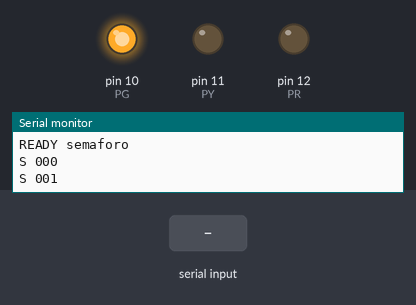
A sketch run on a simulated Arduino Uno, built with avr-gcc and run on an emulated ATmega328P. Parts: output pins drawn as LEDs (lit = HIGH), the last lines printed to the serial monitor. The inputs (shaded band) are chosen by the test bench.

Above: at 1.2 s.
1.3 s: "L,45\n" received over Serial
At 2.1 s:
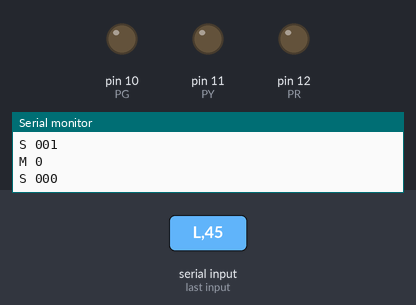
2.8 s: "ID?\n" received over Serial
4.3 s: "1\n" received over Serial
Timing chart, 0 to 7.3 s (numbered marks = the images above; inputs shaded):
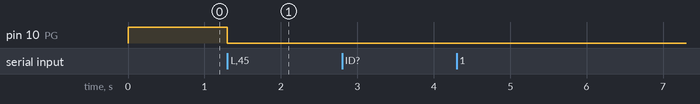

Measured:
- after the input at 1.3 s, pin 10 (PG): HIGH → LOW at once

The sketch:

semaforo.ino
```cpp
// UNO Lab — progetto "semaforo": 3 LED (rosso, giallo, verde).
// Collegamenti: ogni LED con il piedino lungo verso il pin, il corto verso GND, con resistenza 220 ohm.
//   rosso -> pin 12   giallo -> pin 11   verde -> pin 10
// Comandi: ID?  |  M0 manuale, M1 automatico, M2 giallo lampeggiante  |  L<r><y><g> es. L100  |  ?
// Invio: "S <r><y><g>" a ogni cambio
#include <Arduino.h>

const char* ID = "semaforo";
const int PR = 12, PY = 11, PG = 10;

int modo = 1, fase = 0;
bool r, y, g;
unsigned long t0 = 0;
char buf[24];
byte len = 0;

void luci(bool rr, bool yy, bool gg) {
  if (rr == r && yy == y && gg == g) return;
  r = rr; y = yy; g = gg;
  digitalWrite(PR, r); digitalWrite(PY, y); digitalWrite(PG, g);
  Serial.print("S "); Serial.print(r); Serial.print(y); Serial.println(g);
}

void comando(char* c) {
  if (strcmp(c, "ID?") == 0) { Serial.print("ID "); Serial.println(ID); return; }
  if (c[0] == '?') { Serial.print("S "); Serial.print(r); Serial.print(y); Serial.println(g); Serial.print("M "); Serial.println(modo); return; }
  if (c[0] == 'M') {
    int m = c[1] - '0';
    if (m < 0 || m > 2) { Serial.println("ERR range"); return; }
    modo = m; fase = 0; t0 = 0;
    Serial.print("M "); Serial.println(modo);
    return;
  }
  if (c[0] == 'L' && strlen(c) >= 4) {
    modo = 0;
    Serial.println("M 0");
    luci(c[1] == '1', c[2] == '1', c[3] == '1');
    return;
  }
  if (c[0]) Serial.println("ERR cmd");
}

void setup() {
  pinMode(PR, OUTPUT); pinMode(PY, OUTPUT); pinMode(PG, OUTPUT);
  Serial.begin(115200);
  Serial.print("READY "); Serial.println(ID);
  r = y = g = true; luci(false, false, false);
}

void loop() {
  while (Serial.available()) {
    char ch = Serial.read();
    if (ch == '\n' || ch == '\r') { buf[len] = 0; comando(buf); len = 0; }
    else if (len < sizeof(buf) - 1) buf[len++] = ch;
  }
  unsigned long ora = millis();
  if (modo == 1) {
    // verde 4 s -> giallo 1,5 s -> rosso 4 s
    const unsigned long durata[3] = { 4000, 1500, 4000 };
    if (t0 == 0 || ora - t0 >= durata[fase]) {
      if (t0 != 0) fase = (fase + 1) % 3;
      t0 = ora;
      luci(fase == 2, fase == 1, fase == 0);
    }
  } else if (modo == 2) {
    if (ora - t0 >= 600) { t0 = ora; fase = !fase; luci(false, fase, false); }
  }
}
```
